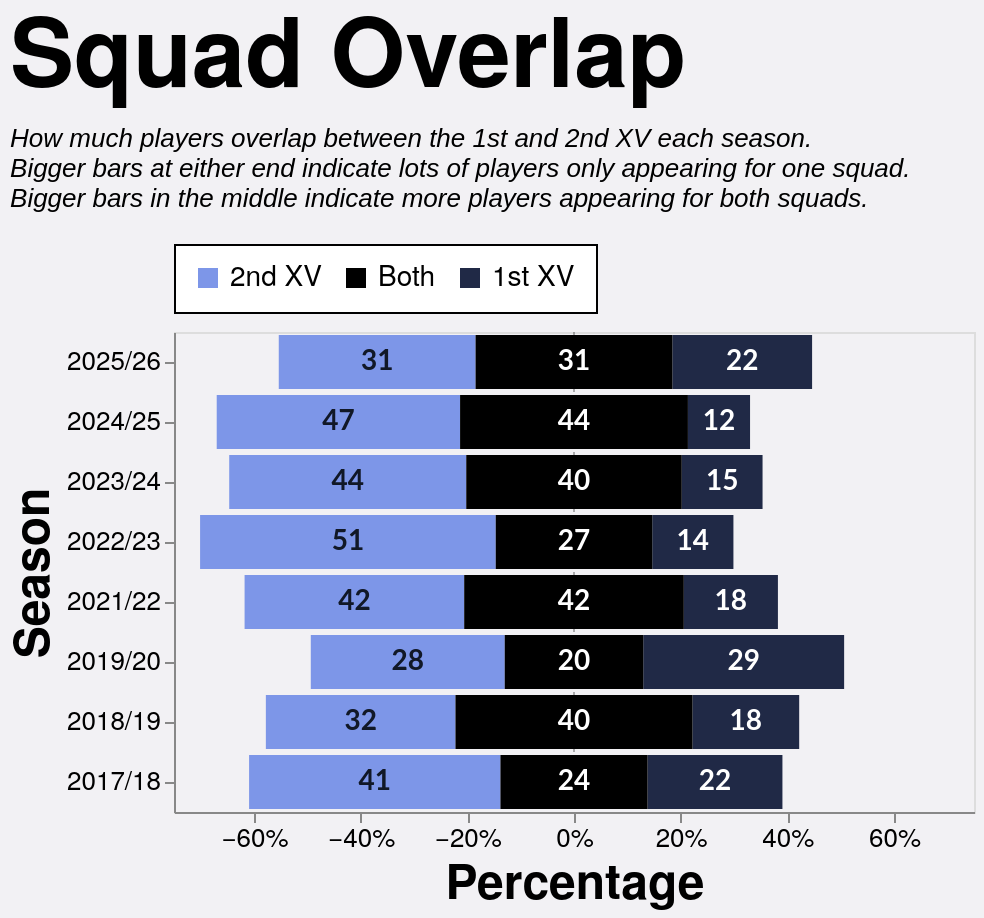

Express this chart as Vega-Lite.
### Vega-Lite specification from a JSON file in a GitHub repository (floating-point values rounded to 4 significant figures)
{"config": {"axis": {"labelFont": "PT Sans Narrow, Helvetica Neue, Helvetica, Arial, sans-serif", "titleFont": "PT Sans Narrow, Helvetica Neue, Helvetica, Arial, sans-serif", "labelFontSize": 13, "titleFontSize": 24, "gridColor": "#202947", "gridOpacity": 0.2}, "text": {"font": "Lato, sans-serif"}, "bar": {"cornerRadiusEnd": 5}, "header": {"labelFont": "PT Sans Narrow, Helvetica Neue, Helvetica, Arial, sans-serif", "titleFont": "PT Sans Narrow, Helvetica Neue, Helvetica, Arial, sans-serif", "labelFontSize": 24, "titleFontSize": 28, "labelFontWeight": "bold", "orient": "left"}, "legend": {"labelFont": "PT Sans Narrow, Helvetica Neue, Helvetica, Arial, sans-serif", "titleFont": "PT Sans Narrow, Helvetica Neue, Helvetica, Arial, sans-serif", "labelFontSize": 14, "titleFontSize": 16, "titlePadding": 5, "fillColor": "white", "strokeColor": "black", "padding": 10, "titleFontWeight": "lighter", "titleFontStyle": "italic", "titleColor": "gray", "offset": 10}, "title": {"font": "PT Sans Narrow, Helvetica Neue, Helvetica, Arial, sans-serif", "fontSize": 48, "fontWeight": "bold", "anchor": "start", "align": "center", "titlePadding": 20, "subtitlePadding": 10, "subtitleFontSize": 13, "subtitleColor": "", "subtitleFontStyle": "italic", "offset": 15, "color": "black"}, "axisX": {"labelAngle": 0}, "facet": {"title": null, "header": null, "align": {"row": "each", "column": "each"}}, "resolve": {"scale": {"y": "independent", "facet": "independent"}}, "background": "#f2f1f4", "scale": {"offsetBandPaddingOuter": 0.2, "offsetBandPaddingInner": 0.1}}, "layer": [{"data": {"name": "data-d285a7403ed98ae579761d64a864032b"}, "mark": {"type": "rule", "color": "#000000", "opacity": 0.3, "size": 1, "strokeDash": [2, 2]}, "encoding": {"x": {"field": "x", "type": "quantitative"}}}, {"data": {"name": "data-34ba824ad44be0fed5d92d222315b38b"}, "mark": {"type": "bar", "cornerRadiusEnd": 0}, "encoding": {"color": {"field": "category", "legend": {"orient": "top", "title": null, "values": ["2nd XV", "Both", "1st XV"]}, "scale": {"domain": ["1st XV", "Both", "2nd XV"], "range": ["#202946", "#000000", "#7d96e8"]}, "type": "nominal"}, "order": {"field": "render_priority", "sort": "ascending", "type": "quantitative"}, "tooltip": [{"field": "season", "title": "Season", "type": "ordinal"}, {"field": "category", "title": "Pattern", "type": "nominal"}, {"field": "category_group", "title": "Appearance", "type": "nominal"}, {"field": "players", "title": "Players", "type": "quantitative"}, {"field": "percentage", "format": ".1%", "title": "Percentage", "type": "quantitative"}], "x": {"axis": {"format": "%", "grid": false}, "field": "percentage_start", "scale": {"domain": [-0.75, 0.75], "nice": false}, "title": "Percentage", "type": "quantitative"}, "x2": {"field": "percentage_end"}, "y": {"field": "season", "sort": "descending", "title": "Season", "type": "ordinal"}}}, {"data": {"name": "data-34ba824ad44be0fed5d92d222315b38b"}, "mark": {"type": "text", "align": "center", "baseline": "middle", "fontSize": 14, "fontWeight": "bold"}, "encoding": {"color": {"field": "label_color", "legend": null, "scale": null, "type": "nominal"}, "text": {"field": "players", "format": ".0f", "type": "quantitative"}, "x": {"field": "label_position", "type": "quantitative"}, "y": {"field": "season", "sort": "descending", "title": "Season", "type": "ordinal"}}, "transform": [{"filter": "datum.percentage >= 0.035"}]}], "height": {"step": 30}, "resolve": {"scale": {"x": "shared"}}, "title": {"text": "Squad Overlap", "subtitle": ["How much players overlap between the 1st and 2nd XV each season.", "Bigger bars at either end indicate lots of players only appearing for one squad.", "Bigger bars in the middle indicate more players appearing for both squads."]}, "width": 400, "$schema": "https://vega.github.io/schema/vega-lite/v5.20.1.json", "datasets": {"data-d285a7403ed98ae579761d64a864032b": [{"x": 0}], "data-34ba824ad44be0fed5d92d222315b38b": [{"type_code": -1, "season": "2017/18", "category": "2nd XV", "players": 41, "category_group": "One squad", "render_priority": 0, "percentage": 0.4713, "percentage_end": -0.1379, "percentage_start": -0.6092, "label_position": -0.3736, "label_color": "#111827"}, {"type_code": 0, "season": "2017/18", "category": "Both", "players": 24, "category_group": "Both squads", "render_priority": 1, "percentage": 0.2759, "percentage_end": 0.1379, "percentage_start": -0.1379, "label_position": -5.551e-17, "label_color": "white"}, {"type_code": 1, "season": "2017/18", "category": "1st XV", "players": 22, "category_group": "One squad", "render_priority": 0, "percentage": 0.2529, "percentage_end": 0.3908, "percentage_start": 0.1379, "label_position": 0.2644, "label_color": "white"}, {"type_code": -1, "season": "2018/19", "category": "2nd XV", "players": 32, "category_group": "One squad", "render_priority": 0, "percentage": 0.3556, "percentage_end": -0.2222, "percentage_start": -0.5778, "label_position": -0.4, "label_color": "#111827"}, {"type_code": 0, "season": "2018/19", "category": "Both", "players": 40, "category_group": "Both squads", "render_priority": 1, "percentage": 0.4444, "percentage_end": 0.2222, "percentage_start": -0.2222, "label_position": 1.11e-16, "label_color": "white"}, {"type_code": 1, "season": "2018/19", "category": "1st XV", "players": 18, "category_group": "One squad", "render_priority": 0, "percentage": 0.2, "percentage_end": 0.4222, "percentage_start": 0.2222, "label_position": 0.3222, "label_color": "white"}, {"type_code": -1, "season": "2019/20", "category": "2nd XV", "players": 28, "category_group": "One squad", "render_priority": 0, "percentage": 0.3636, "percentage_end": -0.1299, "percentage_start": -0.4935, "label_position": -0.3117, "label_color": "#111827"}, {"type_code": 0, "season": "2019/20", "category": "Both", "players": 20, "category_group": "Both squads", "render_priority": 1, "percentage": 0.2597, "percentage_end": 0.1299, "percentage_start": -0.1299, "label_position": 0.0, "label_color": "white"}, {"type_code": 1, "season": "2019/20", "category": "1st XV", "players": 29, "category_group": "One squad", "render_priority": 0, "percentage": 0.3766, "percentage_end": 0.5065, "percentage_start": 0.1299, "label_position": 0.3182, "label_color": "white"}, {"type_code": -1, "season": "2021/22", "category": "2nd XV", "players": 42, "category_group": "One squad", "render_priority": 0, "percentage": 0.4118, "percentage_end": -0.2059, "percentage_start": -0.6176, "label_position": -0.4118, "label_color": "#111827"}, {"type_code": 0, "season": "2021/22", "category": "Both", "players": 42, "category_group": "Both squads", "render_priority": 1, "percentage": 0.4118, "percentage_end": 0.2059, "percentage_start": -0.2059, "label_position": -5.551e-17, "label_color": "white"}, {"type_code": 1, "season": "2021/22", "category": "1st XV", "players": 18, "category_group": "One squad", "render_priority": 0, "percentage": 0.1765, "percentage_end": 0.3824, "percentage_start": 0.2059, "label_position": 0.2941, "label_color": "white"}, {"type_code": -1, "season": "2022/23", "category": "2nd XV", "players": 51, "category_group": "One squad", "render_priority": 0, "percentage": 0.5543, "percentage_end": -0.1467, "percentage_start": -0.7011, "label_position": -0.4239, "label_color": "#111827"}, {"type_code": 0, "season": "2022/23", "category": "Both", "players": 27, "category_group": "Both squads", "render_priority": 1, "percentage": 0.2935, "percentage_end": 0.1467, "percentage_start": -0.1467, "label_position": -2.776e-17, "label_color": "white"}, {"type_code": 1, "season": "2022/23", "category": "1st XV", "players": 14, "category_group": "One squad", "render_priority": 0, "percentage": 0.1522, "percentage_end": 0.2989, "percentage_start": 0.1467, "label_position": 0.2228, "label_color": "white"}, {"type_code": -1, "season": "2023/24", "category": "2nd XV", "players": 44, "category_group": "One squad", "render_priority": 0, "percentage": 0.4444, "percentage_end": -0.202, "percentage_start": -0.6465, "label_position": -0.4242, "label_color": "#111827"}, {"type_code": 0, "season": "2023/24", "category": "Both", "players": 40, "category_group": "Both squads", "render_priority": 1, "percentage": 0.404, "percentage_end": 0.202, "percentage_start": -0.202, "label_position": -2.776e-17, "label_color": "white"}, {"type_code": 1, "season": "2023/24", "category": "1st XV", "players": 15, "category_group": "One squad", "render_priority": 0, "percentage": 0.1515, "percentage_end": 0.3535, "percentage_start": 0.202, "label_position": 0.2778, "label_color": "white"}, {"type_code": -1, "season": "2024/25", "category": "2nd XV", "players": 47, "category_group": "One squad", "render_priority": 0, "percentage": 0.4563, "percentage_end": -0.2136, "percentage_start": -0.6699, "label_position": -0.4417, "label_color": "#111827"}, {"type_code": 0, "season": "2024/25", "category": "Both", "players": 44, "category_group": "Both squads", "render_priority": 1, "percentage": 0.4272, "percentage_end": 0.2136, "percentage_start": -0.2136, "label_position": 2.776e-17, "label_color": "white"}, {"type_code": 1, "season": "2024/25", "category": "1st XV", "players": 12, "category_group": "One squad", "render_priority": 0, "percentage": 0.1165, "percentage_end": 0.3301, "percentage_start": 0.2136, "label_position": 0.2718, "label_color": "white"}, {"type_code": -1, "season": "2025/26", "category": "2nd XV", "players": 31, "category_group": "One squad", "render_priority": 0, "percentage": 0.369, "percentage_end": -0.1845, "percentage_start": -0.5536, "label_position": -0.369, "label_color": "#111827"}, {"type_code": 0, "season": "2025/26", "category": "Both", "players": 31, "category_group": "Both squads", "render_priority": 1, "percentage": 0.369, "percentage_end": 0.1845, "percentage_start": -0.1845, "label_position": 0.0, "label_color": "white"}, {"type_code": 1, "season": "2025/26", "category": "1st XV", "players": 22, "category_group": "One squad", "render_priority": 0, "percentage": 0.2619, "percentage_end": 0.4464, "percentage_start": 0.1845, "label_position": 0.3155, "label_color": "white"}]}}
